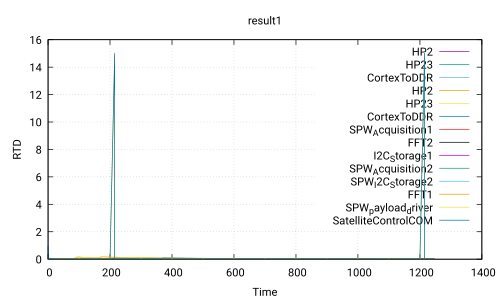

Recreate this plot in gnuplot.
 set title 'result1'
 set ylabel 'RTD'
 set xlabel 'Time'
 set grid
 set term pdf
 set output 'Use_case_DoubleCamera_noSafety.ATIPPIC0.executable360.0_80.0.pdf'
 plot 'Use_case_DoubleCamera_noSafety.ATIPPIC0.executable360.0_80.0.csv' using 1:2 with lines title 'HP2','Use_case_DoubleCamera_noSafety.ATIPPIC0.executable360.0_80.0.csv' using 1:3 with lines title 'HP23','Use_case_DoubleCamera_noSafety.ATIPPIC0.executable360.0_80.0.csv' using 1:4 with lines title 'CortexToDDR','Use_case_DoubleCamera_noSafety.ATIPPIC0.executable360.0_80.0.csv' using 1:5 with lines title 'HP2','Use_case_DoubleCamera_noSafety.ATIPPIC0.executable360.0_80.0.csv' using 1:6 with lines title 'HP23','Use_case_DoubleCamera_noSafety.ATIPPIC0.executable360.0_80.0.csv' using 1:7 with lines title 'CortexToDDR','Use_case_DoubleCamera_noSafety.ATIPPIC0.executable360.0_80.0.csv' using 1:8 with lines title 'SPW_Acquisition1','Use_case_DoubleCamera_noSafety.ATIPPIC0.executable360.0_80.0.csv' using 1:9 with lines title 'FFT2','Use_case_DoubleCamera_noSafety.ATIPPIC0.executable360.0_80.0.csv' using 1:10 with lines title 'I2C_Storage1','Use_case_DoubleCamera_noSafety.ATIPPIC0.executable360.0_80.0.csv' using 1:11 with lines title 'SPW_Acquisition2','Use_case_DoubleCamera_noSafety.ATIPPIC0.executable360.0_80.0.csv' using 1:12 with lines title 'SPW_I2C_Storage2','Use_case_DoubleCamera_noSafety.ATIPPIC0.executable360.0_80.0.csv' using 1:13 with lines title 'FFT1','Use_case_DoubleCamera_noSafety.ATIPPIC0.executable360.0_80.0.csv' using 1:14 with lines title 'SPW_payload_driver','Use_case_DoubleCamera_noSafety.ATIPPIC0.executable360.0_80.0.csv' using 1:15 with lines title 'SatelliteControlCOM'
